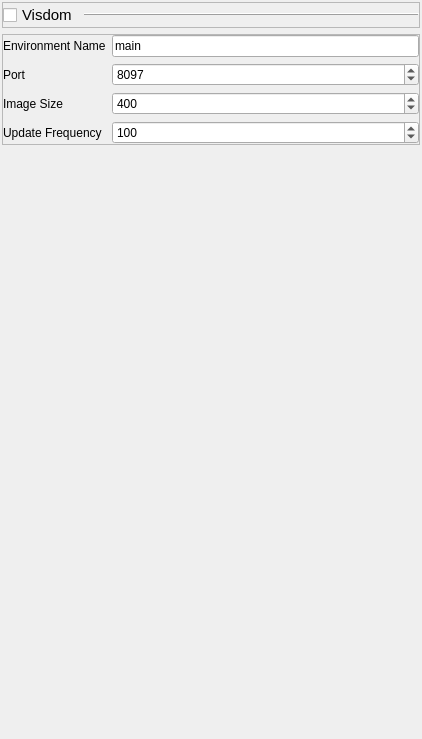
                                <widget class="QWidget" name="visdom_tab">
                                 <property name="geometry">
                                  <rect>
                                   <x>0</x>
                                   <y>0</y>
                                   <width>422</width>
                                   <height>739</height>
                                  </rect>
                                 </property>
                                 <layout class="QVBoxLayout" name="verticalLayout_21">
                                  <property name="leftMargin">
                                   <number>2</number>
                                  </property>
                                  <property name="topMargin">
                                   <number>2</number>
                                  </property>
                                  <property name="rightMargin">
                                   <number>2</number>
                                  </property>
                                  <property name="bottomMargin">
                                   <number>2</number>
                                  </property>
                                  <item>
                                   <widget class="QFrame" name="frame_48">
                                    <property name="frameShape">
                                     <enum>QFrame::StyledPanel</enum>
                                    </property>
                                    <property name="frameShadow">
                                     <enum>QFrame::Raised</enum>
                                    </property>
                                    <layout class="QHBoxLayout" name="horizontalLayout_78">
                                     <property name="leftMargin">
                                      <number>0</number>
                                     </property>
                                     <property name="topMargin">
                                      <number>0</number>
                                     </property>
                                     <property name="rightMargin">
                                      <number>0</number>
                                     </property>
                                     <property name="bottomMargin">
                                      <number>0</number>
                                     </property>
                                     <item>
                                      <widget class="QCheckBox" name="visdom_enable">
                                       <property name="sizePolicy">
                                        <sizepolicy hsizetype="Maximum" vsizetype="Fixed">
                                         <horstretch>0</horstretch>
                                         <verstretch>0</verstretch>
                                        </sizepolicy>
                                       </property>
                                       <property name="font">
                                        <font>
                                         <pointsize>11</pointsize>
                                        </font>
                                       </property>
                                       <property name="text">
                                        <string>Visdom</string>
                                       </property>
                                      </widget>
                                     </item>
                                     <item>
                                      <widget class="Line" name="line_20">
                                       <property name="frameShadow">
                                        <enum>QFrame::Raised</enum>
                                       </property>
                                       <property name="orientation">
                                        <enum>Qt::Horizontal</enum>
                                       </property>
                                      </widget>
                                     </item>
                                    </layout>
                                   </widget>
                                  </item>
                                  <item>
                                   <widget class="QFrame" name="visdom_settings">
                                    <property name="frameShape">
                                     <enum>QFrame::StyledPanel</enum>
                                    </property>
                                    <property name="frameShadow">
                                     <enum>QFrame::Raised</enum>
                                    </property>
                                    <layout class="QFormLayout" name="formLayout_6">
                                     <property name="leftMargin">
                                      <number>0</number>
                                     </property>
                                     <property name="topMargin">
                                      <number>0</number>
                                     </property>
                                     <property name="rightMargin">
                                      <number>0</number>
                                     </property>
                                     <property name="bottomMargin">
                                      <number>0</number>
                                     </property>
                                     <item row="0" column="0">
                                      <widget class="QLabel" name="label_28">
                                       <property name="text">
                                        <string>Environment Name</string>
                                       </property>
                                      </widget>
                                     </item>
                                     <item row="0" column="1">
                                      <widget class="QLineEdit" name="visdom_env_name">
                                       <property name="text">
                                        <string>main</string>
                                       </property>
                                      </widget>
                                     </item>
                                     <item row="1" column="0">
                                      <widget class="QLabel" name="label_29">
                                       <property name="text">
                                        <string>Port</string>
                                       </property>
                                      </widget>
                                     </item>
                                     <item row="1" column="1">
                                      <widget class="QSpinBox" name="visdom_port">
                                       <property name="minimum">
                                        <number>1</number>
                                       </property>
                                       <property name="maximum">
                                        <number>65535</number>
                                       </property>
                                       <property name="value">
                                        <number>8097</number>
                                       </property>
                                      </widget>
                                     </item>
                                     <item row="2" column="0">
                                      <widget class="QLabel" name="label_30">
                                       <property name="text">
                                        <string>Image Size</string>
                                       </property>
                                      </widget>
                                     </item>
                                     <item row="2" column="1">
                                      <widget class="QSpinBox" name="visdom_image_size">
                                       <property name="minimum">
                                        <number>32</number>
                                       </property>
                                       <property name="maximum">
                                        <number>4096</number>
                                       </property>
                                       <property name="value">
                                        <number>400</number>
                                       </property>
                                      </widget>
                                     </item>
                                     <item row="3" column="0">
                                      <widget class="QLabel" name="label_65">
                                       <property name="text">
                                        <string>Update Frequency</string>
                                       </property>
                                      </widget>
                                     </item>
                                     <item row="3" column="1">
                                      <widget class="QSpinBox" name="visdom_update_frequency">
                                       <property name="minimum">
                                        <number>1</number>
                                       </property>
                                       <property name="maximum">
                                        <number>99999</number>
                                       </property>
                                       <property name="value">
                                        <number>100</number>
                                       </property>
                                      </widget>
                                     </item>
                                    </layout>
                                   </widget>
                                  </item>
                                  <item>
                                   <spacer name="verticalSpacer_11">
                                    <property name="orientation">
                                     <enum>Qt::Vertical</enum>
                                    </property>
                                    <property name="sizeHint" stdset="0">
                                     <size>
                                      <width>20</width>
                                      <height>344</height>
                                     </size>
                                    </property>
                                   </spacer>
                                  </item>
                                 </layout>
                                </widget>
